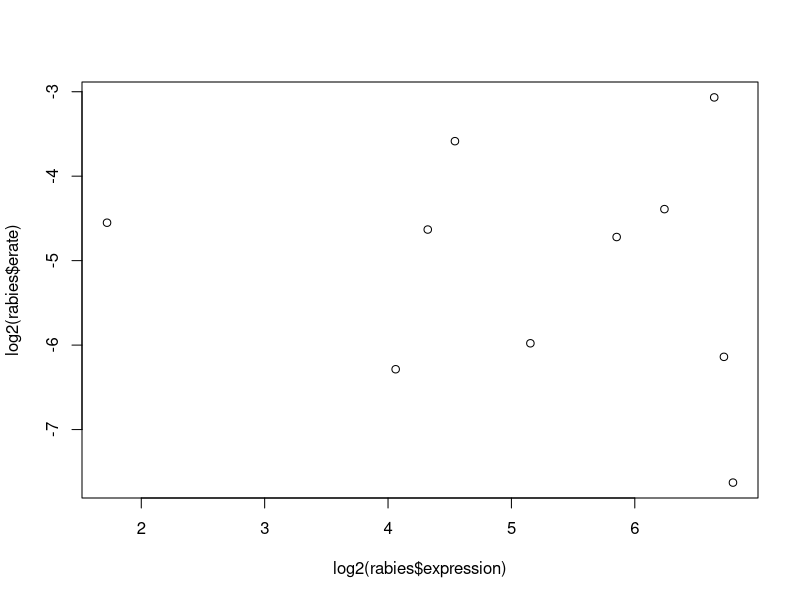

Source code (R): (Note: this script raises an error after producing the figure.)
rabies <- read.table("HRSV.txt",sep = "\t",header=T)
library(ggplot2)
library(grid)
plot(log2(rabies$expression),log2(rabies$erate))
cor.test(log2(rabies$expression),log2(rabies$erate),method = "s")
fig5d <- ggplot(rabies,aes(log2(expression),log2(erate)))
fig5d <- fig5d + 
  geom_point(color = "#de404c")+
  my_theme2
fig5d
pdf("fig5d.pdf",useDingbats = F,width = 3.6,height = 3.6)  
grid.newpage()
pushViewport(viewport(layout=grid.layout(1,1)))
vplayout <- function(x,y)
  viewport(layout.pos.row = x,layout.pos.col = y)
print(fig5d,vp=vplayout(1,1))
dev.off()
